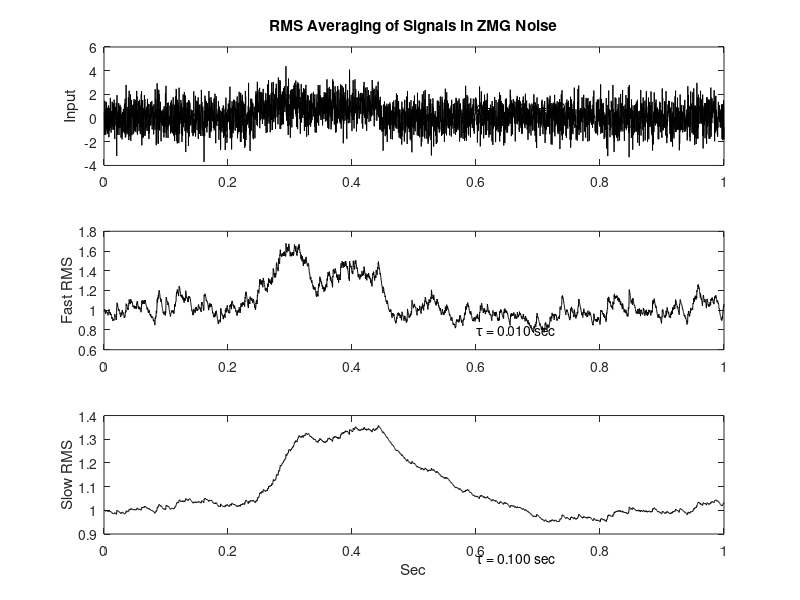
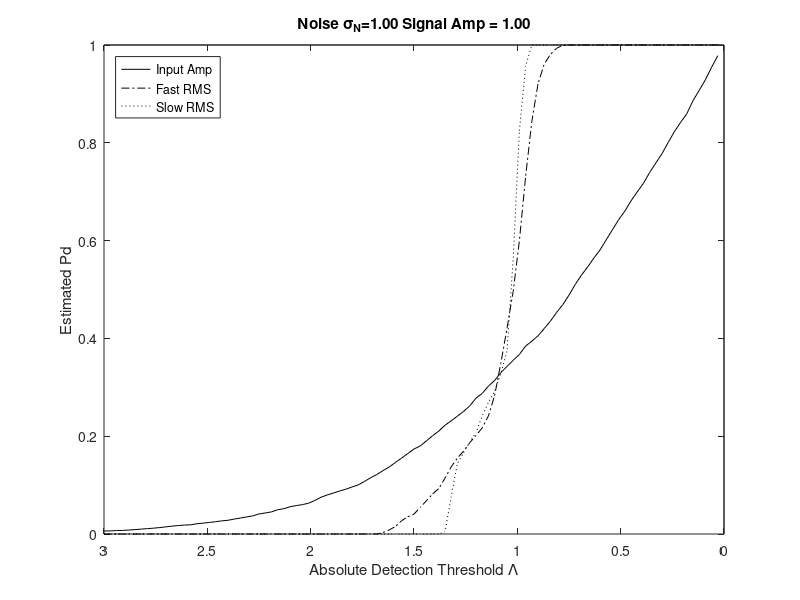

These figures' MATLAB source, in order:
% Pd vs detection for time-averaged RMS detector

fs=4096;        % sample rate
Tmax=1;        % max recording time in sec
TN1=.01;          % sig time average in sec
TN2=.1;         % bkg time average in sec

% generate unity variance white noise signal
npts=Tmax*fs;
T=[1:npts]./fs;
nz=randn(1,npts);

% lets put a simple pulse in there 200 msec
Tpms=200;
Poffset=1000;
amp=1;
Plen=round((Tpms/1000)*fs); % duration in samples
nz(Poffset:Poffset+Plen)=nz(Poffset:Poffset+Plen)+amp.*ones([1,Plen+1]);

nzsq=nz.^2;     % noise squared

a1=(TN1*fs-1)/(TN1*fs); % exp integrators
b1=1-a1;
a2=(TN2*fs-1)/(TN2*fs);
b2=1-a2;

sig=zeros(size(nz));    % signal is short time average
bkg=zeros(size(nz));    % background is long time average

sigsq=zeros(size(nz));  % for mean square calc
bkgsq=zeros(size(nz));

% calculate mean square with exponential integration window
sigsq(1)=1; % start them out a the stdev
bkgsq(1)=1;
for n=2:npts,
    sigsq(n)=a1*sigsq(n-1)+b1*nzsq(n);
    bkgsq(n)=a2*bkgsq(n-1)+b2*nzsq(n);
end;

sig=sqrt(sigsq);    % get back the RMS from mean-square
bkg=sqrt(bkgsq);

figure(1);
pltpts=4096;
subplot(3,1,1),plot(T(1:pltpts),nz(1:pltpts),'k');
text(.6,amp,sprintf('\\sigma = 1.00  A=%.1f',amp));
ylabel('Input');
title('RMS Averaging of Signals in ZMG Noise');
%axis([0, T(pltpts),-5, amp+2]);

subplot(3,1,2),plot(T(1:pltpts),sig(1:pltpts),'k');
text(.6,.8*amp,sprintf('\\tau = %.3f sec',TN1));
ylabel('Fast RMS');
%axis([0, T(pltpts),0, amp+2]);

subplot(3,1,3),plot(T(1:pltpts),bkg(1:pltpts),'k');
text(.6,.8*amp,sprintf('\\tau = %.3f sec',TN2));
ylabel('Slow RMS');
%axis([0, T(pltpts),0, amp+2]);
xlabel('Sec');

% Ok now lets "brute force" the Pd by counting samples above the threshold
% and sweep the threshold up from zero on the amplitude data.

nzamp=sqrt(nzsq);   % instantaneous amplitude

ntpts=100;
gammax=amp+2;
gamma=[ntpts:-1:1].*gammax./ntpts;

detcntamp=zeros(size(gamma));
detcntsig=zeros(size(gamma));
detcntbkg=zeros(size(gamma));

for k=1:ntpts,
    for n=1:npts,
        if nzamp(n)>gamma(k)
            detcntamp(k)=detcntamp(k)+1;
        end;
        if sig(n)>gamma(k)
            detcntsig(k)=detcntsig(k)+1;
        end;
        if bkg(n)>gamma(k)
            detcntbkg(k)=detcntbkg(k)+1;
        end;
    end;
end;
% normalize to get Pd
detcntamp=detcntamp./npts;
detcntsig=detcntsig./npts;
detcntbkg=detcntbkg./npts;

figure(2);
plot(gamma,detcntamp,'k',gamma,detcntsig,'k-.',gamma,detcntbkg,'k:');
legend('Input Amp','Fast RMS','Slow RMS','Location','NorthWest');
xlabel('Absolute Detection Threshold {\Lambda}'); % cap first letter for uppercase Greek
ylabel('Estimated Pd');
% show the plot with the threshold axis going backwards (rotate 180 and
% flip 180)
view(180,-90);          % standard plot view is view(0,90)
title(sprintf('Noise \\sigma_N=1.00 Signal Amp = %.2f',amp));
